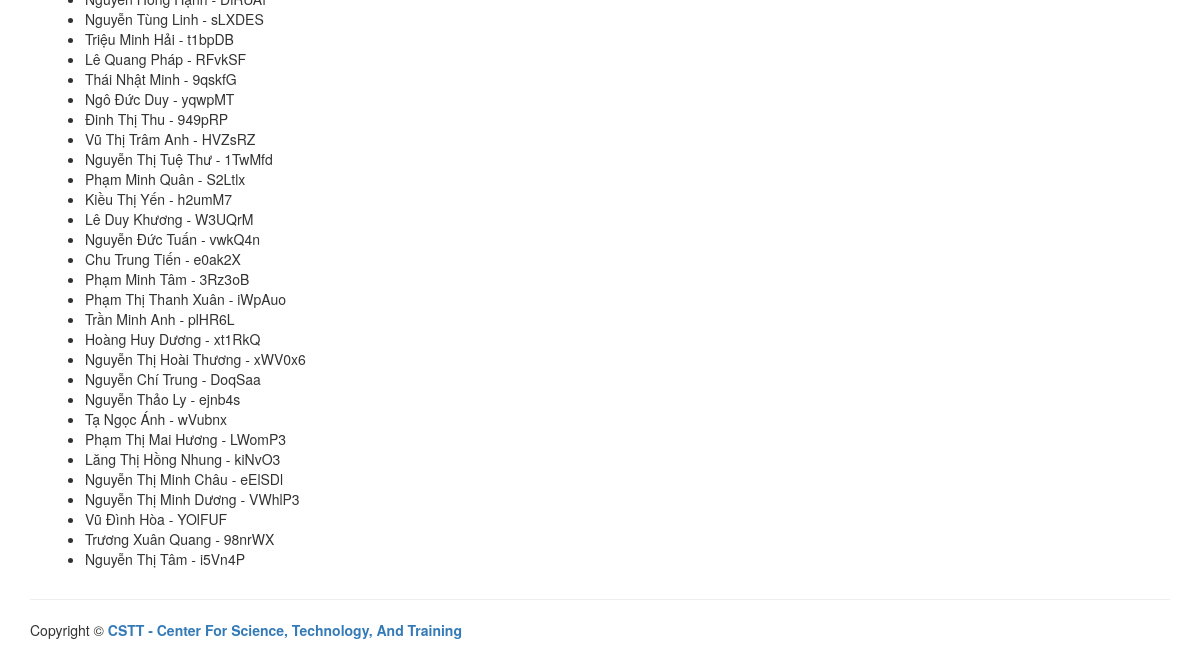
/users (lower part), run on an earlier commit of the app's database.
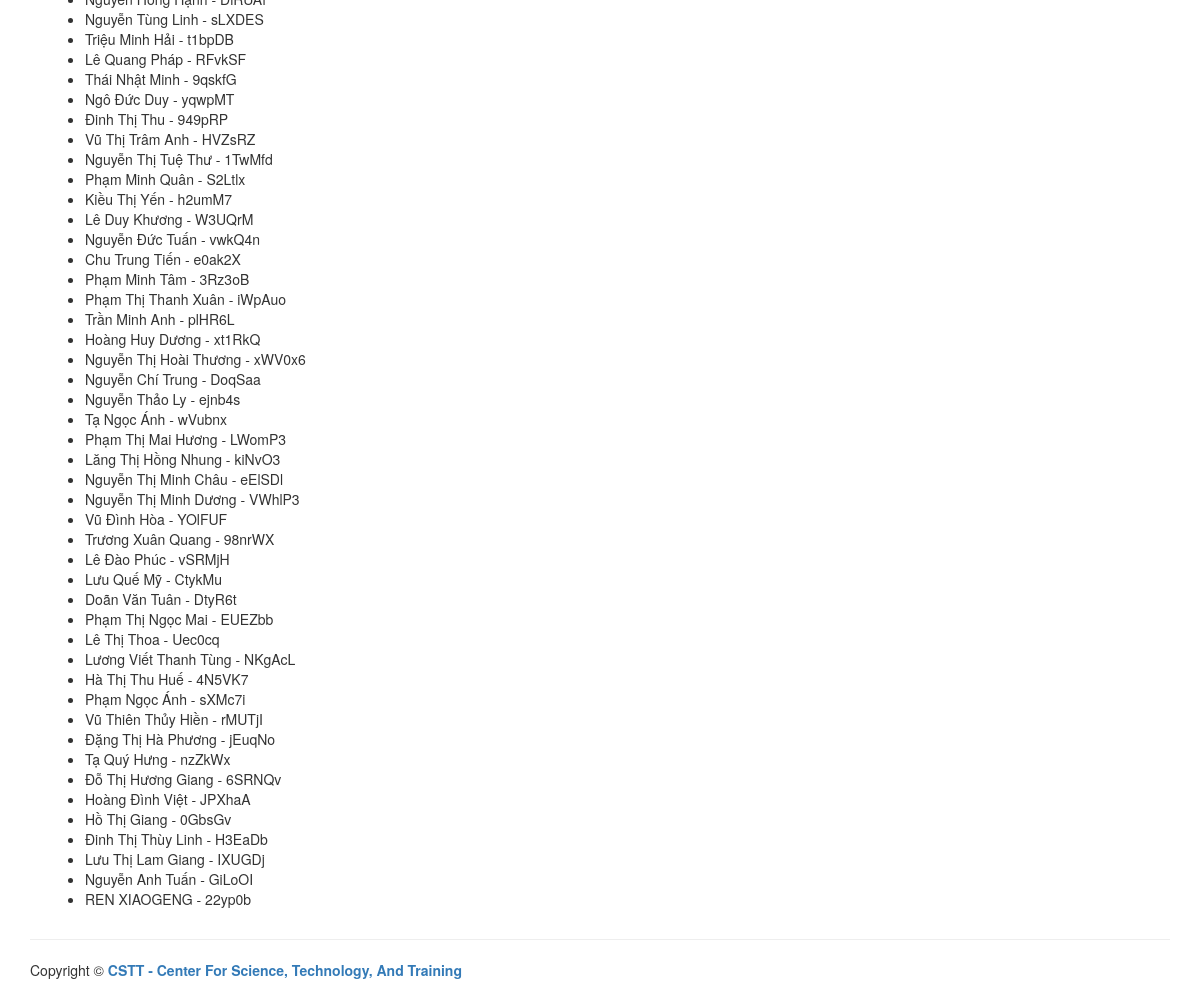
And on a later commit of the database.
### app/models.py (models this page shows, shortened)
class User(db.Model):
    __tablename__ = 'users'
    id = db.Column(db.Integer, primary_key = True)
    code = db.Column(db.String(255), unique=True)
    name = db.Column(db.String(255))
    uuid = db.Column(db.String(255), unique=True)
    rowIndex = db.Column(db.Integer, unique=True)

### app/views.py (the view)
@app.route('/users')
def show_users():
    users = db.session.query(User).all() # or you could have used User.query.all()
    return render_template('show_users.html', users=users)

### app/views.py (called while the page is built)
@app.after_request
def add_header(response):
    response.headers['X-UA-Compatible'] = 'IE=Edge,chrome=1'
    response.headers['Cache-Control'] = 'public, max-age=600'
    return response

### app/templates/show_users.html (shortened to what this page needs)
{% extends 'base.html' %}
{% block main %}
<div class="container">
  <ul>
    {% for user in users %}
    <li>{{ user.name }} - {{ user.uuid }}</li>
    {% endfor %}
  </ul>
</div>
{% endblock %}

### app/templates/base.html (shortened to what this page needs)
<!DOCTYPE html>
<html lang="en">
  <head>
    <link href="/static/css/bootstrap.min.css" rel="stylesheet">
    <link rel="stylesheet" href="/static/css/app.css">
  </head>
  <body>
    <main>
        <div class="container">
            {% block main %}{% endblock %}
        </div>
    </main>
    <footer>
        <div class="container">
            {% include "footer.html" %}
        </div>
    </footer>
  </body>
</html>

### app/templates/footer.html
<hr>
<p>Copyright &copy; <a href="https://cstt.com.vn/" target="_blank"><b>CSTT - Center For Science, Technology, And Training</b></a></p>

### app/static/css/app.css (style rules this page uses)
body { padding-top: 50px; }

What changed in the data, as far as the page shows it:
removed User: name "Nguyễn Thị Tâm", uuid "i5Vn4P"
added User: name "Lê Đào Phúc", uuid "vSRMjH"
added User: name "Lưu Quế Mỹ", uuid "CtykMu"
added User: name "Doãn Văn Tuân", uuid "DtyR6t"
added User: name "Phạm Thị Ngọc Mai", uuid "EUEZbb"
added User: name "Lê Thị Thoa", uuid "Uec0cq"
added User: name "Lương Viết Thanh Tùng", uuid "NKgAcL"
added User: name "Hà Thị Thu Huế", uuid "4N5VK7"
added User: name "Phạm Ngọc Ánh", uuid "sXMc7i"
added User: name "Vũ Thiên Thủy Hiền", uuid "rMUTjI"
added User: name "Đặng Thị Hà Phương", uuid "jEuqNo"
added User: name "Tạ Quý Hưng", uuid "nzZkWx"
added User: name "Đỗ Thị Hương Giang", uuid "6SRNQv"
added User: name "Hoàng Đình Việt", uuid "JPXhaA"
added User: name "Hồ Thị Giang", uuid "0GbsGv"
added User: name "Đinh Thị Thùy Linh", uuid "H3EaDb"
added User: name "Lưu Thị Lam Giang", uuid "IXUGDj"
added User: name "Nguyễn Anh Tuấn", uuid "GiLoOI"
added User: name "REN XIAOGENG", uuid "22yp0b"
